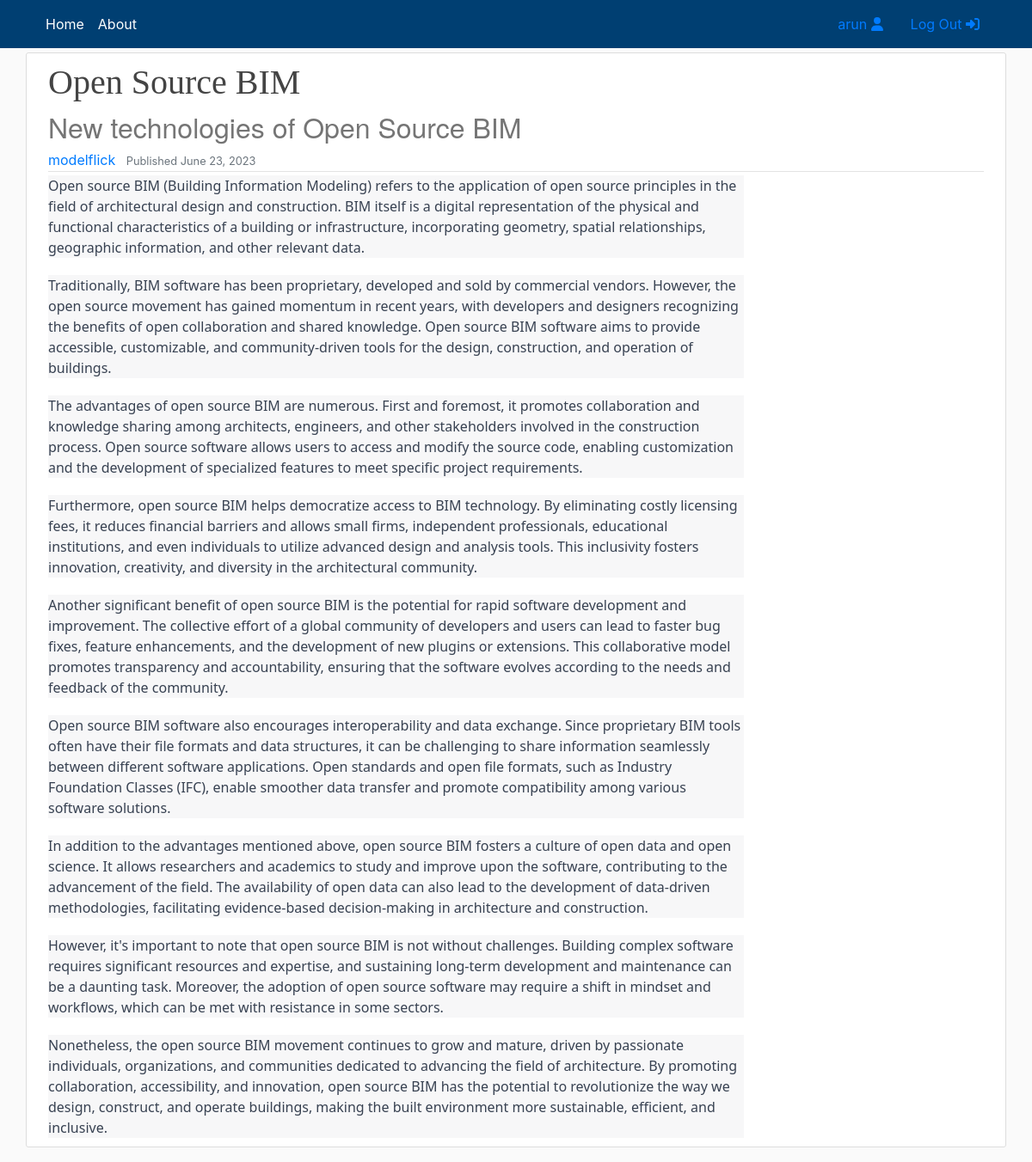
Page /bim/opensourcebim (signed in) on the committed database.
### users/models.py (models this page shows)
class CustomUser(AbstractUser):
    def image_upload_to(self, instance=None):
        if instance:
            return os.path.join("Users", self.username, instance)
        return None
    STATUS = (
        ('regular','regular'),
        ('subscriber','subscriber'),
        ('moderator','moderator')
    )
    email = models.EmailField(unique=True)
    status = models.CharField(max_length=100, choices=STATUS, default='regular')
    description = models.TextField('Description', max_length=600, default='', blank = True)
    image = models.ImageField(default = 'default/user.jpg',upload_to = image_upload_to)
    def __str__(self):
        return self.username

### main/models.py (models this page shows, shortened)
class Article(models.Model):
    def image_upload_to(self, instance=None):
        if instance:
            return os.path.join("ArticleSeries", slugify(self.series.slug),slugify(self.article_slug), instance)
        return None
    title = models.CharField(max_length=200)
    subtitle = models.CharField(max_length=200, default = '', blank = True)
    article_slug = models.SlugField('Article slug', null=False, blank= False, unique=True)
    content = HTMLField(blank=True, default='')
    notes = HTMLField(blank=True, default='')
    published = models.DateTimeField('Date published', default=timezone.now)
    modified = models.DateTimeField('Date modified', default=timezone.now)
    series = models.ForeignKey(ArticleSeries, default= '', verbose_name='Series', on_delete=models.SET_DEFAULT)
    author = models.ForeignKey(get_user_model(), default=1, on_delete=models.SET_DEFAULT)
    image = models.ImageField(default = 'default/noimage.jpg',upload_to = image_upload_to, max_length = 255)
    @property
    def slug(self):
        return self.series.slug + '/' + self.article_slug
    class Meta:
        verbose_name_plural = 'Article'
        ordering = ['-published']

### main/views.py (the view)
# urls.py: path('<series>/<article>', views.article, name = 'series'),
def article(request, series: str, article: str):
    matching_article = Article.objects.filter(series__slug=series, article_slug = article).first()
    return render(
        request=request,
        template_name = 'main/article.html',
        context = {'object': matching_article}
        )

### main/templates/main/article.html
{% extends "main/header.html" %}
{% block content %}
<div class="row media content-section mobiledevice">
    <div class="col-lg-12 col-md-12 col-sm-12">
        <div class="d-flex">
            <div>
                <h1 class="title-style">{{ object.title }}</h1>
                <h2 class="subtitle-style">{{ object.subtitle }}</h2>
            </div>
        </div>
        <div class="d-flex article-metadata">
            <div>
                <a class='mr-2' href="{% url 'profile' object.author %}">{{ object.author }}</a>
                <small class="text-muted">Published {{ object.published|date:"F d, Y" }}</small>
            </div>
        </div>
    </div>
    <div class="col-lg-9 col-md-12 col-sm-12" id="content">
        <div class="article-style">
            {{ object.content|safe }}
        </div>
    </div>
{% endblock content %}

### main/templates/main/includes/navbar.html (shortened to what this page needs)
<header class="site-header" style="margin-bottom: 5px">
    <nav class="navbar navbar-expand-md navbar-color">
        <div class="container">
            <div class="navbar-nav">
                <a class="nav-item nav-link" href="/">Home</a>
            </div>
            <div class="collapse navbar-collapse" id="navbarToggle">
                <div class="navbar-nav mr-auto">
                    <a class="nav-item nav-link" href="/">About</a>
                </div>
                {% if user.is_authenticated %}
                    <a class="nav-item nav-link" href="{% url 'profile' user.username %}">
                        {{user.username}} <i class="fas fa-user"></i>
                    </a>
                    <a class="nav-item nav-link" href="{% url 'logout' %}">
                        Log Out <i class="fas fa-sign-in-alt"></i>
                    </a>
                {% endif %}
                </div>
            </div>
    </nav>
</header>

### main/static/main/main.css (style rules this page uses)
:root { --footercolor: #003F72; --navbarcolor: #003F72; --btncolor: #003F72; --socialcolor: #003F72; --brightText: #ffffff; }
.navbar-color { background-color: var(--navbarcolor); }
body { background: #fafafa; }
h1, h2, h3, h4, h5, h6 { color: #444444; }
.site-header .navbar-nav .nav-link { color: var(--brightText); }
.content-section { background: #ffffff; padding: 10px 20px; border: 1px solid #dddddd; border-radius: 3px; margin-bottom: 20px; }
.article-metadata { padding-bottom: 1px; margin-bottom: 4px; border-bottom: 1px solid #e3e3e3 }
@media screen and (min-width: 600px) { .mobiledevice { padding-left: 10px; padding-right: 10px; } }
.title-style { font-family: fell, Georgia, Cambria, 'Times New Roman', Times, serif !important; }
.subtitle-style { font-family: sohne, 'Helvetica Neue', Helvetica, Arial, sans-serif !important; color: rgba(117, 117, 117, 1) !important; }

### rows in the picture
CustomUser: username "arun"
Article: title "Open Source BIM", subtitle "New technologies of Open Source BIM", author "modelflick", published "June 23, 2023", content "Open source BIM (Building Information Modeling) refers to the application of open source principles in the field of architectural design and construction. BIM itself is a digital representation of the physical and functional characteristics of a building or infrastructure, incorporating geometry, spatial relationships, geographic information, and other relevant data. Traditionally, BIM software has been proprietary, developed and sold by commercial vendors. However, the open source movement has gained momentum in recent years, with developers and designers recognizing the benefits of open collaboration and shared knowledge. Open source BIM software aims to provide accessible, customizable,…"
